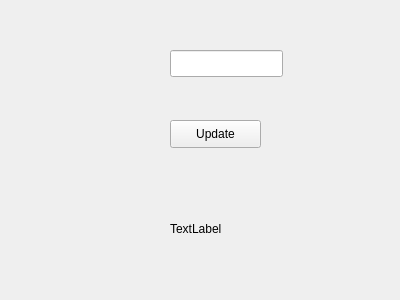
<?xml version="1.0" encoding="UTF-8"?>
<ui version="4.0">
 <class>Form</class>
 <widget class="QWidget" name="Form">
  <property name="geometry">
   <rect>
    <x>0</x>
    <y>0</y>
    <width>400</width>
    <height>300</height>
   </rect>
  </property>
  <property name="windowTitle">
   <string>Form</string>
  </property>
  <widget class="QPushButton" name="btnUpdate">
   <property name="geometry">
    <rect>
     <x>170</x>
     <y>120</y>
     <width>91</width>
     <height>28</height>
    </rect>
   </property>
   <property name="text">
    <string>Update</string>
   </property>
  </widget>
  <widget class="QLabel" name="label">
   <property name="geometry">
    <rect>
     <x>170</x>
     <y>220</y>
     <width>61</width>
     <height>18</height>
    </rect>
   </property>
   <property name="text">
    <string>TextLabel</string>
   </property>
  </widget>
  <widget class="QLineEdit" name="lineEdit">
   <property name="geometry">
    <rect>
     <x>170</x>
     <y>50</y>
     <width>113</width>
     <height>27</height>
    </rect>
   </property>
  </widget>
 </widget>
 <resources/>
 <connections/>
</ui>
